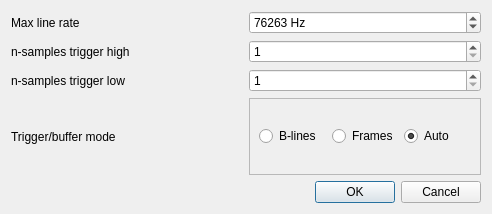
<?xml version="1.0" encoding="UTF-8"?>
<ui version="4.0">
 <class>RasterScanDialog</class>
 <widget class="QDialog" name="RasterScanDialog">
  <property name="geometry">
   <rect>
    <x>0</x>
    <y>0</y>
    <width>492</width>
    <height>214</height>
   </rect>
  </property>
  <property name="windowTitle">
   <string>Advanced Raster Scan Settings</string>
  </property>
  <property name="modal">
   <bool>true</bool>
  </property>
  <layout class="QGridLayout" name="gridLayout">
   <item row="2" column="0">
    <widget class="QLabel" name="labelSamplesOff">
     <property name="toolTip">
      <string>The number of samples to drive low between pulses in the line trigger signal.</string>
     </property>
     <property name="text">
      <string>n-samples trigger low</string>
     </property>
    </widget>
   </item>
   <item row="0" column="1">
    <widget class="QDoubleSpinBox" name="spinMaxLineRate">
     <property name="toolTip">
      <string>The pulse rate of the line trigger signal. Should not exceed the maximum triggerable rate of the line camera. Governs the DAC clock rate: the period of n-samples high + n-samples low will approximately match this rate.</string>
     </property>
     <property name="suffix">
      <string> Hz</string>
     </property>
     <property name="decimals">
      <number>0</number>
     </property>
     <property name="minimum">
      <double>1.000000000000000</double>
     </property>
     <property name="maximum">
      <double>999000.000000000000000</double>
     </property>
     <property name="singleStep">
      <double>1.000000000000000</double>
     </property>
     <property name="value">
      <double>76263.000000000000000</double>
     </property>
    </widget>
   </item>
   <item row="1" column="1">
    <widget class="QSpinBox" name="spinSamplesOn">
     <property name="toolTip">
      <string>The number of samples to drive the line trigger pulse high. Can be used for variable exposure cameras.</string>
     </property>
     <property name="minimum">
      <number>1</number>
     </property>
    </widget>
   </item>
   <item row="3" column="1">
    <widget class="QFrame" name="frame">
     <property name="frameShape">
      <enum>QFrame::StyledPanel</enum>
     </property>
     <property name="frameShadow">
      <enum>QFrame::Raised</enum>
     </property>
     <layout class="QHBoxLayout" name="horizontalLayout">
      <item>
       <widget class="QRadioButton" name="radioTriggerBlines">
        <property name="toolTip">
         <string>Each B-line is buffered from the hardware and concatenated to make up a frame.</string>
        </property>
        <property name="text">
         <string>B-lines</string>
        </property>
       </widget>
      </item>
      <item>
       <widget class="QRadioButton" name="radioTriggerFrames">
        <property name="toolTip">
         <string>The entire frame is buffered from hardware all at once. Frame grabbers often cannot support very large buffer sizes.</string>
        </property>
        <property name="text">
         <string>Frames</string>
        </property>
        <property name="checked">
         <bool>false</bool>
        </property>
       </widget>
      </item>
      <item>
       <widget class="QRadioButton" name="radioTriggerAuto">
        <property name="toolTip">
         <string>Frames larger than 50 MB will be buffered by the B-line</string>
        </property>
        <property name="text">
         <string>Auto</string>
        </property>
        <property name="checked">
         <bool>true</bool>
        </property>
       </widget>
      </item>
     </layout>
    </widget>
   </item>
   <item row="1" column="0">
    <widget class="QLabel" name="labelSamplesOn">
     <property name="toolTip">
      <string>The number of samples to drive the line trigger pulse high. Can be used for variable exposure cameras.</string>
     </property>
     <property name="text">
      <string>n-samples trigger high</string>
     </property>
    </widget>
   </item>
   <item row="2" column="1">
    <widget class="QSpinBox" name="spinSamplesOff">
     <property name="toolTip">
      <string>The number of samples to drive low between pulses in the line trigger signal.</string>
     </property>
     <property name="minimum">
      <number>1</number>
     </property>
    </widget>
   </item>
   <item row="7" column="0" colspan="2">
    <widget class="QDialogButtonBox" name="buttonBox">
     <property name="orientation">
      <enum>Qt::Horizontal</enum>
     </property>
     <property name="standardButtons">
      <set>QDialogButtonBox::Cancel|QDialogButtonBox::Ok</set>
     </property>
    </widget>
   </item>
   <item row="3" column="0">
    <widget class="QLabel" name="labelTriggerMode">
     <property name="text">
      <string>Trigger/buffer mode</string>
     </property>
    </widget>
   </item>
   <item row="0" column="0">
    <widget class="QLabel" name="labelMaxLineRate">
     <property name="toolTip">
      <string>The pulse rate of the line trigger signal. Should not exceed the maximum triggerable rate of the line camera. Governs the DAC clock rate: the period of n-samples high + n-samples low will approximately match this rate.</string>
     </property>
     <property name="text">
      <string>Max line rate</string>
     </property>
    </widget>
   </item>
  </layout>
 </widget>
 <resources/>
 <connections>
  <connection>
   <sender>buttonBox</sender>
   <signal>accepted()</signal>
   <receiver>RasterScanDialog</receiver>
   <slot>accept()</slot>
   <hints>
    <hint type="sourcelabel">
     <x>248</x>
     <y>254</y>
    </hint>
    <hint type="destinationlabel">
     <x>157</x>
     <y>274</y>
    </hint>
   </hints>
  </connection>
  <connection>
   <sender>buttonBox</sender>
   <signal>rejected()</signal>
   <receiver>RasterScanDialog</receiver>
   <slot>reject()</slot>
   <hints>
    <hint type="sourcelabel">
     <x>316</x>
     <y>260</y>
    </hint>
    <hint type="destinationlabel">
     <x>286</x>
     <y>274</y>
    </hint>
   </hints>
  </connection>
 </connections>
</ui>
